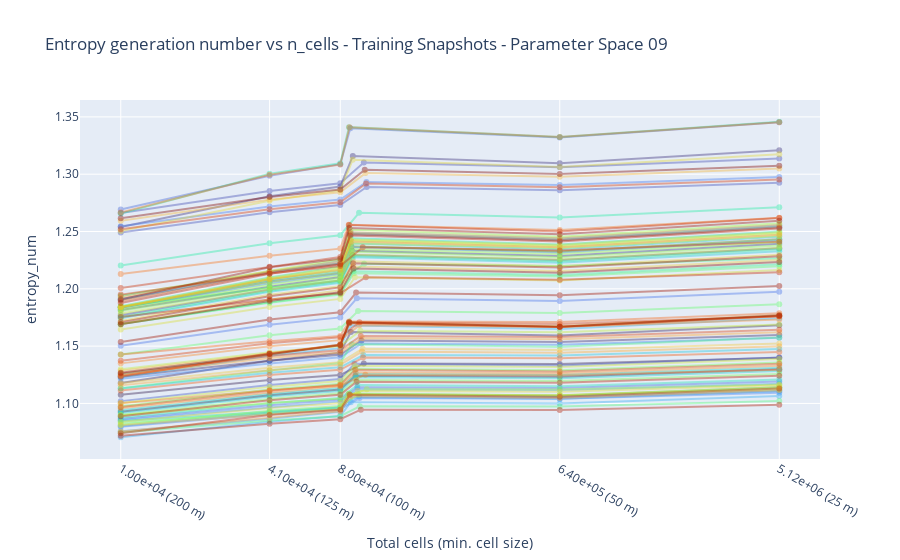

The notebook cell this image was saved under:
### Code cell
fig = go.Figure()
plot_metric = "entropy_num" #"entropy_num"
squarred_errors = np.zeros((N_SNAPS, len(mapped_dic) + 1)) #! Only if original is also included
for idx_snap in range(N_SNAPS):
    entropies = []
    n_cells = []
    cell_sizes = []
    mapped_meshes = []

    for key, value in mapped_dic.items():
        entropies.append(value[plot_metric][idx_snap][time_step_idx])
        n_cells.append(value["n_cells"])
        cell_sizes.append(value["cell_size"])
        mapped_meshes.append(key)
        
    sorted_indices = np.argsort(np.array(n_cells))
    entropies = np.array(entropies)[sorted_indices]
    cell_sizes = np.array(cell_sizes)[sorted_indices]
    n_cells = np.array(n_cells)[sorted_indices]
    mapped_meshes_sorted = [mapped_meshes[i] for i in sorted_indices]
    
    original_n_cells = n_cells_org[idx_snap]
    original_entropy_num = entropy_num_org[idx_snap][time_step_idx]
    
    idx_org = np.searchsorted(n_cells, original_n_cells)
    n_cells = np.insert(n_cells, idx_org, original_n_cells)
    cell_sizes = np.insert(cell_sizes, idx_org, np.nan)
    entropies = np.insert(entropies, idx_org, original_entropy_num)
    mapped_meshes_sorted.insert(idx_org, "Original Comsol Mesh")
    

    rel_error = (entropies - original_entropy_num) / original_entropy_num
    squarred_errors[idx_snap, :] = (entropies - original_entropy_num)**2
    
    mapped_meshes_sorted = np.array(mapped_meshes_sorted, dtype=object)
    idx_snap_array = np.ones_like(rel_error) * idx_snap
    # Stack into 2D array: shape (n_points, 2)
    custom_data = np.column_stack((mapped_meshes_sorted, rel_error * 100, idx_snap_array))
    

    fig.add_trace(go.Scatter(x=n_cells,
                             y=entropies,
                                mode='markers+lines',
                                name=f"{idx_snap:03d}",
                                opacity=0.4,#
                                customdata=custom_data,
                                hovertemplate=
                                    'Cells: %{x}<br>'
                                    'Entropy number: %{y}<br>'
                                    'Snap Idx: %{customdata[2]:03d}<br>'
                                    'Mapped: %{customdata[0]}<br>'
                                    'Rel Error: %{customdata[1]:.3f}%<extra></extra>',
                                line=dict(color=colors[idx_snap])
                ))
    
fig.update_layout(
    showlegend=False,        # Hide the legend
    title=f"Entropy generation number vs n_cells - Training Snapshots - Parameter Space {PARAMETER_SPACE}",       # Optional: add a title
    xaxis_title="Total cells (min. cell size)",    # Optional: label for x-axis
    yaxis_title=plot_metric,     # Optional: label for y-axis    
    xaxis=dict(
        type='log',                               # Set x-axis to logarithmic scale
        tickformat='.1e',                         # Format x-axis ticks to scientific notation with 2 decimal places
        tickvals = np.delete(n_cells, idx_org),
        ticktext = [f"{n_cell:.2e} ({cell_size:.0f} m)" for (cell_size, n_cell) in zip(np.delete(cell_sizes, idx_org), np.delete(n_cells, idx_org))]
    ),
    yaxis=dict(
        tickformat='.2f',                         # Format y-axis ticks to 2 decimal places (optional)
    )
)

fig.write_image(mapped_root / f"Training_Diff_{plot_metric}.png")
fig.write_html(mapped_root / f"Training_Diff_{plot_metric}.html")
fig.show()
